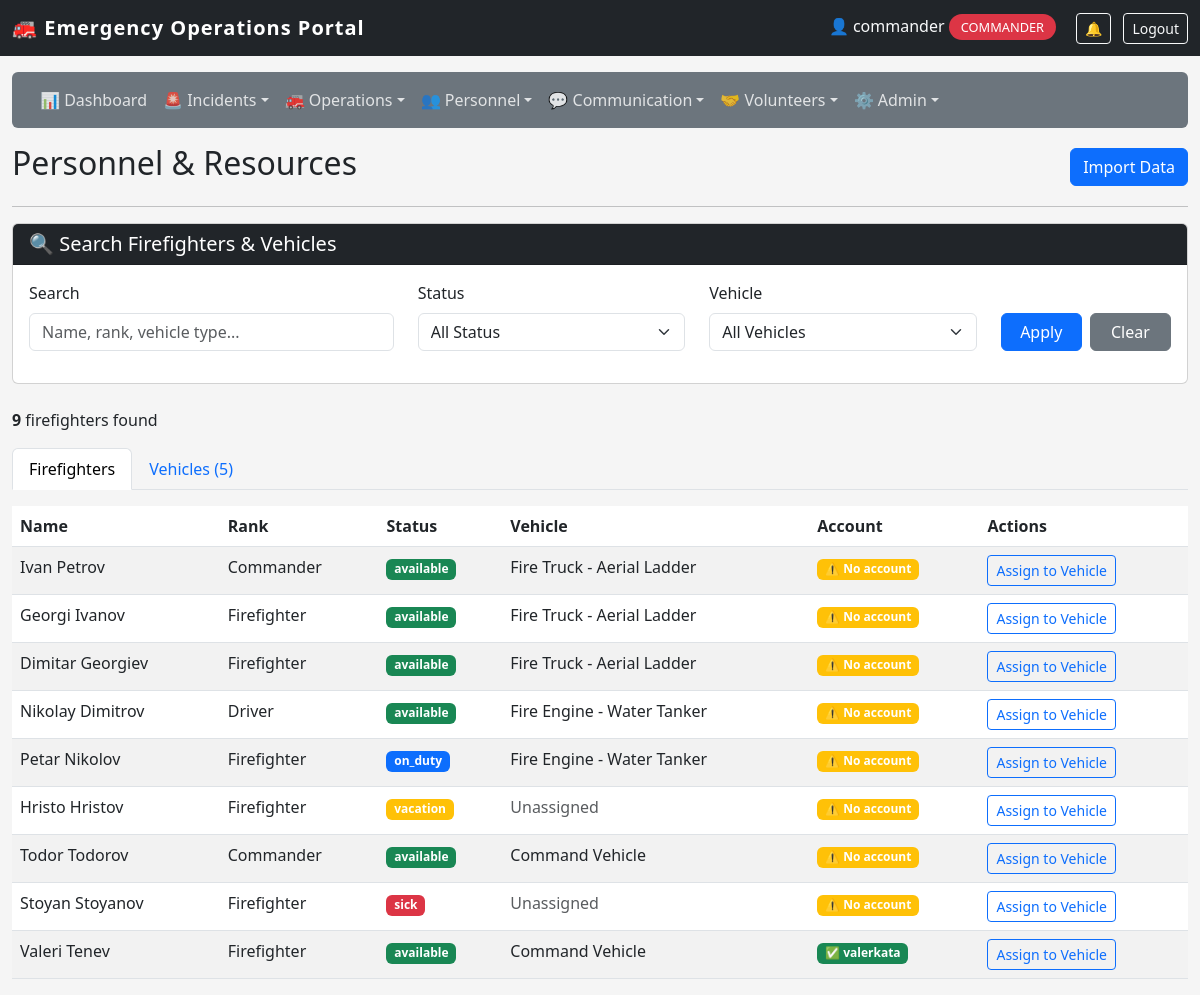
Before: /staff/firefighters (signed in) with the older database file.
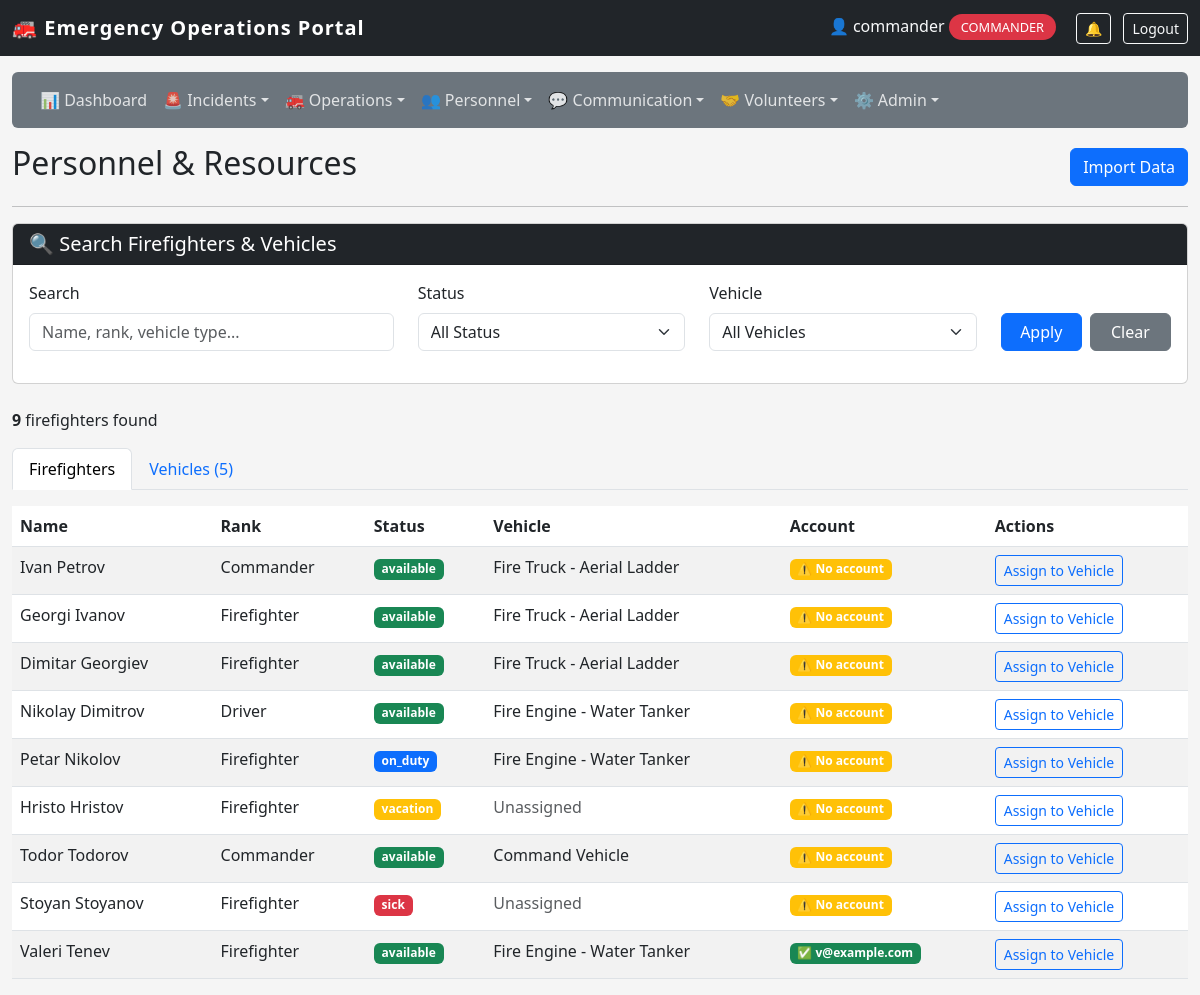
After: the same page with the newer database file.
### app/models/firefighter.py (models this page shows)
class Firefighter(db.Model):
    id = db.Column(db.Integer, primary_key=True)
    name = db.Column(db.String(100), nullable=False)
    rank = db.Column(db.String(50))
    status = db.Column(db.String(20), default='available')
    vehicle_id = db.Column(db.Integer, db.ForeignKey('vehicle.id'), nullable=True)
    user_id = db.Column(db.Integer, db.ForeignKey('user_model.id'), nullable=True, unique=True)
    user = db.relationship('UserModel', foreign_keys=[user_id], backref='firefighter_profile')
    employee_id = db.Column(db.String(20), unique=True, nullable=True)
    phone = db.Column(db.String(20), nullable=True)
    hire_date = db.Column(db.DateTime, nullable=True)
    last_active = db.Column(db.DateTime, nullable=True)
    current_shift_id = db.Column(db.Integer, db.ForeignKey('shift.id'), nullable=True)
    current_shift = db.relationship('Shift', foreign_keys=[current_shift_id], back_populates='firefighter')
    shifts = db.relationship('Shift', foreign_keys='Shift.firefighter_id', back_populates='firefighter')

### app/models/vehicle.py (models this page shows)
class Vehicle(db.Model):
    id = db.Column(db.Integer, primary_key=True)
    type = db.Column(db.String(50))
    location = db.Column(db.String(200))
    latitude = db.Column(db.Float, nullable=True)
    longitude = db.Column(db.Float, nullable=True)
    last_updated = db.Column(db.DateTime, default=datetime.datetime.utcnow, onupdate=datetime.datetime.utcnow)
    speed = db.Column(db.Float, nullable=True)
    heading = db.Column(db.Integer, nullable=True)
    status = db.Column(db.String(20), default='station')
    current_incident_id = db.Column(db.Integer, db.ForeignKey('incident.id'), nullable=True)
    current_incident = db.relationship('Incident', foreign_keys=[current_incident_id])
    firefighters = db.relationship('Firefighter', backref='assigned_vehicle', lazy=True)

### app/models/user.py (models this page shows)
class UserModel(db.Model):
    id = db.Column(db.Integer, primary_key=True)
    username = db.Column(db.String(20), unique=True, nullable=False)
    email = db.Column(db.String(120), unique=True, nullable=False)
    password = db.Column(db.String(60), nullable=False)
    role = db.Column(db.String(20), default='public')

### app/routes/firefighters.py (the view, shortened to what this page needs)
@firefighters_bp.route('/staff/firefighters')
@login_required
@role_required('dispatcher', 'commander')
def list_firefighters():
    search_query = request.args.get('search', '')
    status_filter = request.args.get('status', '')
    vehicle_filter = request.args.get('vehicle', '')
    ff_query = Firefighter.query
    if status_filter:
        ff_query = ff_query.filter(Firefighter.status == status_filter)
    if vehicle_filter:
        if vehicle_filter == 'unassigned':
            ff_query = ff_query.filter(Firefighter.vehicle_id.is_(None))
        else:
            ff_query = ff_query.filter(Firefighter.vehicle_id == vehicle_filter)
    all_firefighters = ff_query.all()
    v_query = Vehicle.query
    all_vehicles = v_query.all()
    all_statuses = ['available', 'on_duty', 'off_duty', 'training', 'sick', 'vacation']
    return render_template('staff/personnel/firefighters.html',
                           firefighters=all_firefighters,
                           vehicles=all_vehicles,
                           all_statuses=all_statuses,
                           search_query=search_query,
                           status_filter=status_filter,
                           vehicle_filter=vehicle_filter)

### app/utils.py (called while the page is built)
def login_required(f):
    @wraps(f)
    def decorated_function(*args, **kwargs):
        if not session.get('logged_in'):
            flash('Please login to access the staff portal.', 'warning')
            return redirect(url_for('auth.staff_login'))
        return f(*args, **kwargs)
    return decorated_function

def role_required(*roles):
    def decorator(f):
        @wraps(f)
        def decorated_function(*args, **kwargs):
            if not session.get('logged_in'):
                flash('Please login to access the staff portal.', 'warning')
                return redirect(url_for('auth.staff_login'))
            if session.get('user_role') not in roles:
                flash('Unauthorized access. This incident has been logged.', 'danger')
                return redirect(url_for('dashboard.staff_dashboard'))
            return f(*args, **kwargs)
        return decorated_function
    return decorator

### app/templates/staff/personnel/firefighters.html (shortened to what this page needs)
{% extends "staff/base.html" %}
{% block content %}
<div class="d-flex justify-content-between align-items-center"><h2>Personnel & Resources</h2><a href="{{ url_for('personnel.import_data') }}" class="btn btn-primary">Import Data</a></div>
<hr>
<div class="card mb-4"><div class="card-header bg-dark text-white"><h5 class="mb-0">🔍 Search Firefighters & Vehicles</h5></div><div class="card-body">
    <form method="GET" action="{{ url_for('personnel.list_firefighters') }}">
        <div class="row">
            <div class="col-md-4 mb-3"><label class="form-label">Search</label><input type="text" name="search" class="form-control" value="{{ search_query }}" placeholder="Name, rank, vehicle type..."></div>
            <div class="col-md-3 mb-3"><label class="form-label">Status</label><select name="status" class="form-select"><option value="">All Status</option></select></div>
            <div class="col-md-3 mb-3"><label class="form-label">Vehicle</label><select name="vehicle" class="form-select"><option value="">All Vehicles</option></select></div>
            <div class="col-md-2 mb-3 d-flex align-items-end"><button type="submit" class="btn btn-primary w-100">Apply</button><a href="{{ url_for('personnel.list_firefighters') }}" class="btn btn-secondary w-100 ms-2">Clear</a></div>
        </div>
    </form>
</div></div>
<div class="mb-3"><strong>{{ firefighters|length }}</strong> firefighters found</div>
<ul class="nav nav-tabs mb-3"><li class="nav-item"><a class="nav-link active" data-bs-toggle="tab" href="#firefighters">Firefighters</a></li><li class="nav-item"><a class="nav-link" data-bs-toggle="tab" href="#vehicles">Vehicles ({{ vehicles|length }})</a></li></ul>
<div class="tab-content">
    <div class="tab-pane fade show active" id="firefighters">
        {% if firefighters %}
        <table class="table table-striped"><thead><tr><th>Name</th><th>Rank</th><th>Status</th><th>Vehicle</th><th>Account</th><th>Actions</th></tr></thead>
        <tbody>{% for f in firefighters %}<tr><td>{{ f.name }}</td><td>{{ f.rank }}</td><td><span class="badge bg-{% if f.status == 'available' %}success{% elif f.status == 'on_duty' %}primary{% elif f.status == 'vacation' %}warning{% elif f.status == 'sick' %}danger{% else %}secondary{% endif %}">{{ f.status }}</span></td><td>{% if f.assigned_vehicle %}{{ f.assigned_vehicle.type }}{% else %}<span class="text-muted">Unassigned</span>{% endif %}</td><td>{% if f.user %}<span class="badge bg-success">✅ {{ f.user.username }}</span>{% else %}<span class="badge bg-warning">⚠️ No account</span>{% endif %}</td><td><a href="{{ url_for('personnel.assign_firefighter', firefighter_id=f.id) }}" class="btn btn-sm btn-outline-primary">Assign to Vehicle</a></td></tr>{% endfor %}</tbody>
        </table>{% else %}<p class="text-muted">No firefighters match your search.</p>{% endif %}
    </div>
</div>
{% endblock %}

Changed rows visible on the page:
changed Firefighter "Valeri Tenev": assigned_vehicle.type "Command Vehicle" → "Fire Engine - Water Tanker"; user.username "valerkata" → "v@example.com"
